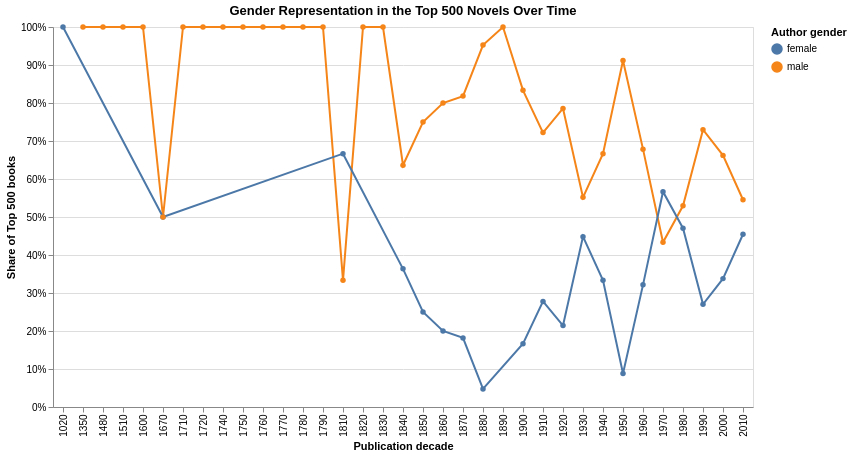

Notebook code for this chart:
### Markdown cell above
#### Gender Representation Over Time

This chart shows the share of Top 500 books in each publication decade by author gender. I am looking for whether female authors become a larger share of the dataset in more recent decades, and whether male authors dominate more strongly in earlier decades.

### Code cell
representation_chart = (
    alt.Chart(gender_props)
    .mark_line(point=True)
    .encode(
        x=alt.X("decade:O", title="Publication decade"),
        y=alt.Y("proportion:Q", title="Share of Top 500 books", axis=alt.Axis(format="%")),
        color=alt.Color("author_gender:N", title="Author gender"),
        tooltip=[
            alt.Tooltip("decade:O", title="Decade"),
            alt.Tooltip("author_gender:N", title="Author gender"),
            alt.Tooltip("count:Q", title="Books"),
            alt.Tooltip("proportion:Q", title="Share", format=".1%"),
        ],
    )
    .properties(
        title="Gender Representation in the Top 500 Novels Over Time",
        width=700,
        height=380,
    )
)

representation_chart

### Figure 1 — Vega-Lite specification as saved in the notebook (floating-point values rounded to 4 significant figures)
{"config": {"view": {"continuousWidth": 300, "continuousHeight": 300}}, "data": {"name": "data-3e38833b7997c87ee76e13a345cab36d"}, "mark": {"type": "line", "point": true}, "encoding": {"color": {"field": "author_gender", "title": "Author gender", "type": "nominal"}, "tooltip": [{"field": "decade", "title": "Decade", "type": "ordinal"}, {"field": "author_gender", "title": "Author gender", "type": "nominal"}, {"field": "count", "title": "Books", "type": "quantitative"}, {"field": "proportion", "format": ".1%", "title": "Share", "type": "quantitative"}], "x": {"field": "decade", "title": "Publication decade", "type": "ordinal"}, "y": {"axis": {"format": "%"}, "field": "proportion", "title": "Share of Top 500 books", "type": "quantitative"}}, "height": 380, "title": "Gender Representation in the Top 500 Novels Over Time", "width": 700, "$schema": "https://vega.github.io/schema/vega-lite/v6.1.0.json", "datasets": {"data-3e38833b7997c87ee76e13a345cab36d": [{"decade": 2010, "author_gender": "male", "count": 6, "proportion": 0.5455}, {"decade": 2010, "author_gender": "female", "count": 5, "proportion": 0.4545}, {"decade": 2000, "author_gender": "male", "count": 49, "proportion": 0.6622}, {"decade": 2000, "author_gender": "female", "count": 25, "proportion": 0.3378}, {"decade": 1990, "author_gender": "male", "count": 27, "proportion": 0.7297}, {"decade": 1990, "author_gender": "female", "count": 10, "proportion": 0.2703}, {"decade": 1980, "author_gender": "male", "count": 18, "proportion": 0.5294}, {"decade": 1980, "author_gender": "female", "count": 16, "proportion": 0.4706}, {"decade": 1970, "author_gender": "male", "count": 13, "proportion": 0.4333}, {"decade": 1970, "author_gender": "female", "count": 17, "proportion": 0.5667}, {"decade": 1960, "author_gender": "male", "count": 19, "proportion": 0.6786}, {"decade": 1960, "author_gender": "female", "count": 9, "proportion": 0.3214}, {"decade": 1950, "author_gender": "male", "count": 31, "proportion": 0.9118}, {"decade": 1950, "author_gender": "female", "count": 3, "proportion": 0.08824}, {"decade": 1940, "author_gender": "male", "count": 20, "proportion": 0.6667}, {"decade": 1940, "author_gender": "female", "count": 10, "proportion": 0.3333}, {"decade": 1930, "author_gender": "male", "count": 16, "proportion": 0.5517}, {"decade": 1930, "author_gender": "female", "count": 13, "proportion": 0.4483}, {"decade": 1920, "author_gender": "male", "count": 22, "proportion": 0.7857}, {"decade": 1920, "author_gender": "female", "count": 6, "proportion": 0.2143}, {"decade": 1910, "author_gender": "male", "count": 13, "proportion": 0.7222}, {"decade": 1910, "author_gender": "female", "count": 5, "proportion": 0.2778}, {"decade": 1900, "author_gender": "female", "count": 4, "proportion": 0.1667}, {"decade": 1900, "author_gender": "male", "count": 20, "proportion": 0.8333}, {"decade": 1890, "author_gender": "male", "count": 11, "proportion": 1.0}, {"decade": 1880, "author_gender": "female", "count": 1, "proportion": 0.04762}, {"decade": 1880, "author_gender": "male", "count": 20, "proportion": 0.9524}, {"decade": 1870, "author_gender": "female", "count": 2, "proportion": 0.1818}, {"decade": 1870, "author_gender": "male", "count": 9, "proportion": 0.8182}, {"decade": 1860, "author_gender": "female", "count": 3, "proportion": 0.2}, {"decade": 1860, "author_gender": "male", "count": 12, "proportion": 0.8}, {"decade": 1850, "author_gender": "female", "count": 4, "proportion": 0.25}, {"decade": 1850, "author_gender": "male", "count": 12, "proportion": 0.75}, {"decade": 1840, "author_gender": "female", "count": 4, "proportion": 0.3636}, {"decade": 1840, "author_gender": "male", "count": 7, "proportion": 0.6364}, {"decade": 1830, "author_gender": "male", "count": 8, "proportion": 1.0}, {"decade": 1820, "author_gender": "male", "count": 3, "proportion": 1.0}, {"decade": 1810, "author_gender": "female", "count": 6, "proportion": 0.6667}, {"decade": 1810, "author_gender": "male", "count": 3, "proportion": 0.3333}, {"decade": 1790, "author_gender": "male", "count": 1, "proportion": 1.0}, {"decade": 1780, "author_gender": "male", "count": 1, "proportion": 1.0}, {"decade": 1770, "author_gender": "male", "count": 1, "proportion": 1.0}, {"decade": 1760, "author_gender": "male", "count": 2, "proportion": 1.0}, {"decade": 1750, "author_gender": "male", "count": 2, "proportion": 1.0}, {"decade": 1740, "author_gender": "male", "count": 1, "proportion": 1.0}, {"decade": 1720, "author_gender": "male", "count": 2, "proportion": 1.0}, {"decade": 1710, "author_gender": "male", "count": 1, "proportion": 1.0}, {"decade": 1670, "author_gender": "female", "count": 1, "proportion": 0.5}, {"decade": 1670, "author_gender": "male", "count": 1, "proportion": 0.5}, {"decade": 1600, "author_gender": "male", "count": 1, "proportion": 1.0}, {"decade": 1510, "author_gender": "male", "count": 1, "proportion": 1.0}, {"decade": 1480, "author_gender": "male", "count": 1, "proportion": 1.0}, {"decade": 1350, "author_gender": "male", "count": 1, "proportion": 1.0}, {"decade": 1020, "author_gender": "female", "count": 1, "proportion": 1.0}]}}
